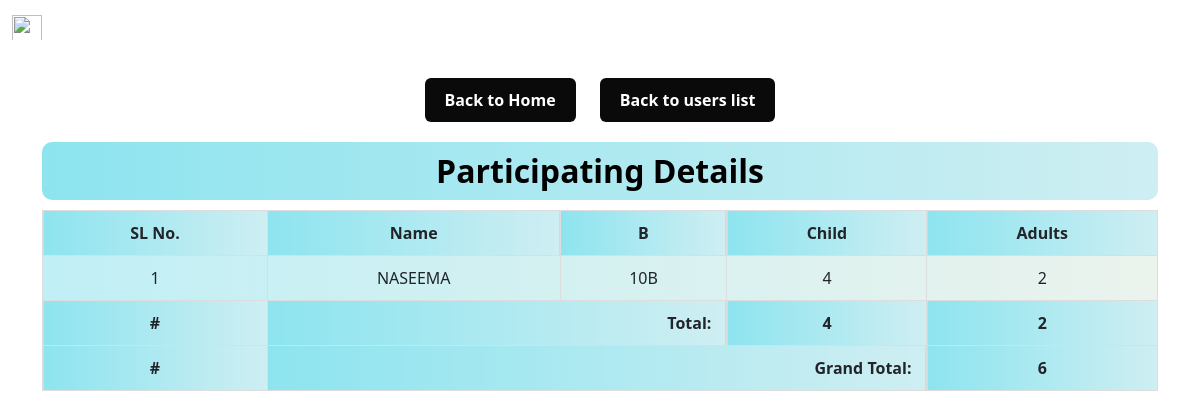
/table/ (signed in), run on an earlier commit of the app's database.
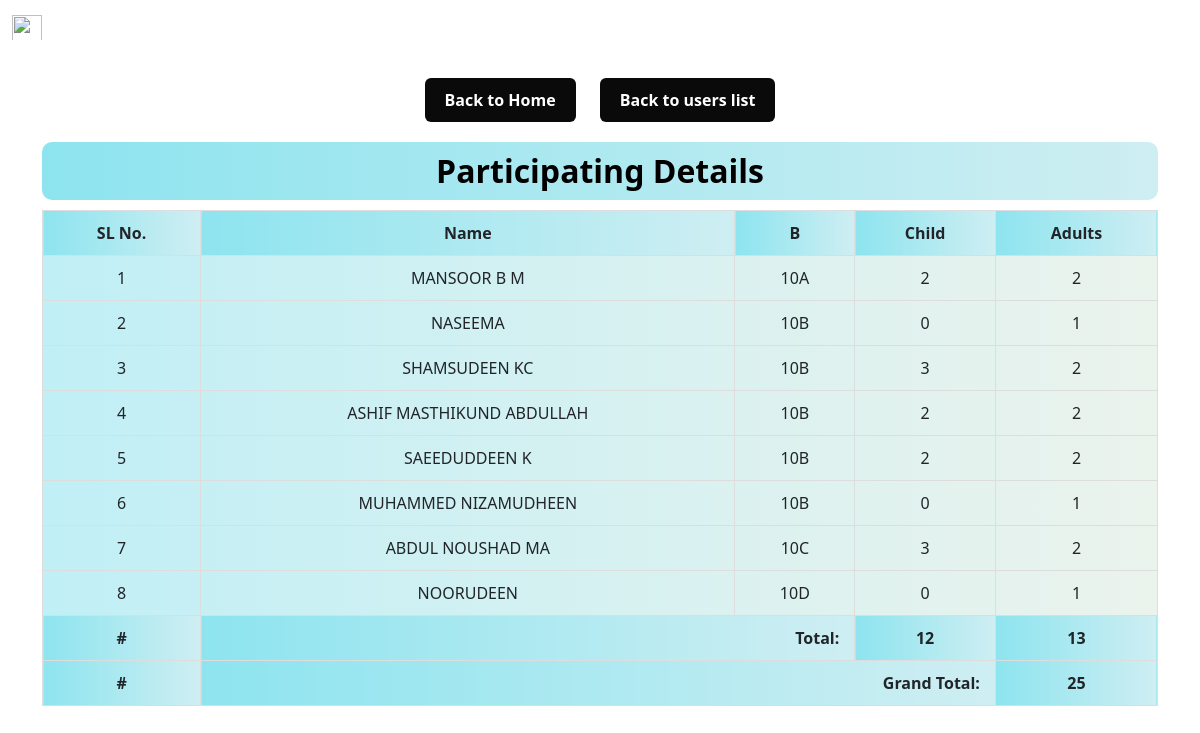
And on a later commit of the database.
### userapp/models.py (models this page shows, shortened)
class UserProfile(models.Model):
    user = models.OneToOneField(User, on_delete=models.CASCADE)
    phone = models.CharField(max_length=15, unique=True, default='+91')
    batch = models.CharField(max_length=20, choices=[
        ('10A', '10A'), ('10B', '10B'), ('10C', '10C'), ('10D', '10D')
    ])
    n_adult = models.PositiveIntegerField(null=True, blank=True, default=0)
    n_child = models.PositiveIntegerField(null=True, blank=True, default=0)
    photo = models.ImageField(upload_to='user_photos/', blank=True, null=True)
    is_approved = models.BooleanField(default=False)

### manager/views.py (the view)
# urls.py: path('table/', views.table, name='table'),
@daffodils_required
def table(request):
    profiles = UserProfile.objects.all().order_by('is_approved', 'batch')
    return render(request, 'table.html', {'profiles': profiles})

### manager/views.py (called while the page is built)
def daffodils_required(view_func):
    @wraps(view_func)
    @login_required
    def _wrapped_view(request, *args, **kwargs):
        if request.user.username == 'daffodils':
            return view_func(request, *args, **kwargs)
        return HttpResponseForbidden("Access denied: You are not authorized to view this page.")
    return _wrapped_view

### templates/table.html (shortened to what this page needs)
{% extends 'blank_layout.html' %}
{% load static %}
{% block content %}
<!DOCTYPE html>
<html>
<head>
</head>
<body class="">
    <div class="nav-container">
        <a href="{% url 'dashboard' %}" class="nav-button">Back to Home</a>
        <a href="{% url 'users list' %}" class="nav-button">Back to users list</a>
    </div>
    <div class="container">
        <h2 class="nav-button1 ">Participating Details</h2>
        <table class="t1 container">
            <thead>
                <tr>
                    <th>SL No.</th>
                    <th>Name</th>
                    <th>B</th>
                    <th>Child</th>
                    <th>Adults</th>
                </tr>
            </thead>
            <tbody>
                {% for profile in profiles %}
                <tr>
                    <td>{{ forloop.counter }}</td>
                    <td>{{ profile.user.first_name|upper }}</td>
                    <td>{{ profile.batch }}</td>
                    <td>{{ profile.n_child|default:"0" }}</td>
                    <td>{{ profile.n_adult|default:"0" }}</td>
                </tr>
                {% empty %}
                <tr>
                    <td colspan="5">No user profiles available.</td>
                </tr>
                {% endfor %}
            </tbody>
            <tfoot>
            </tfoot>
        </table>
    </div>
</body>
</html>
{% endblock %}

What changed in the data, as far as the page shows it:
added UserProfile: user.first_name "MANSOOR B M", batch "10A", n_child "2", n_adult "2"
changed UserProfile "NASEEMA": n_child "4" → "0"; n_adult "2" → "1"
added UserProfile: user.first_name "SHAMSUDEEN KC", batch "10B", n_child "3", n_adult "2"
added UserProfile: user.first_name "ASHIF MASTHIKUND ABDULLAH", batch "10B", n_child "2", n_adult "2"
added UserProfile: user.first_name "SAEEDUDDEEN K", batch "10B", n_child "2", n_adult "2"
added UserProfile: user.first_name "MUHAMMED NIZAMUDHEEN", batch "10B", n_child "0", n_adult "1"
added UserProfile: user.first_name "ABDUL NOUSHAD MA", batch "10C", n_child "3", n_adult "2"
added UserProfile: user.first_name "NOORUDEEN", batch "10D", n_child "0", n_adult "1"
Also different on the page:
text written by a page script: "# Total: 4 2 # Grand Total: 6" → "# Total: 12 13 # Grand Total: 25"
